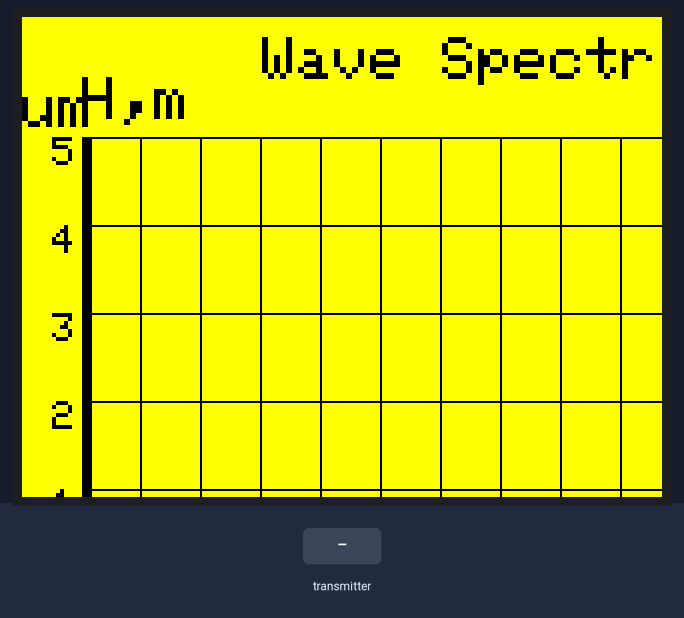
Simulated run of this sketch. Board: Arduino Uno, built with avr-gcc and run on an emulated ATmega328P. Shown: 320×240 colour display. The test bench sets the inputs (shaded band). No radio packets arrive unless stated; what the sketch prints to the serial monitor is not drawn.

Above: at 1.4 s.
1.5 s: the transmitter starts sending Hint.0 = 256
At 2.5 s:
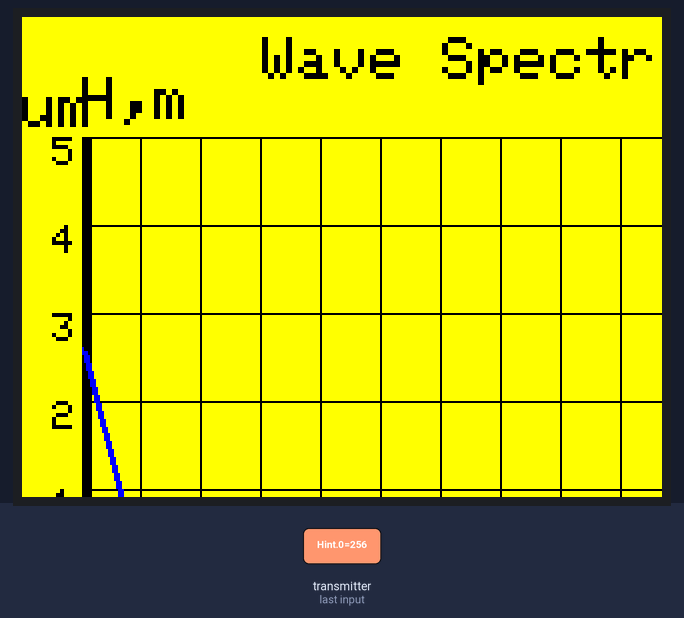
4.5 s: the transmitter starts sending Hint.1 = 1023
At 6.4 s:
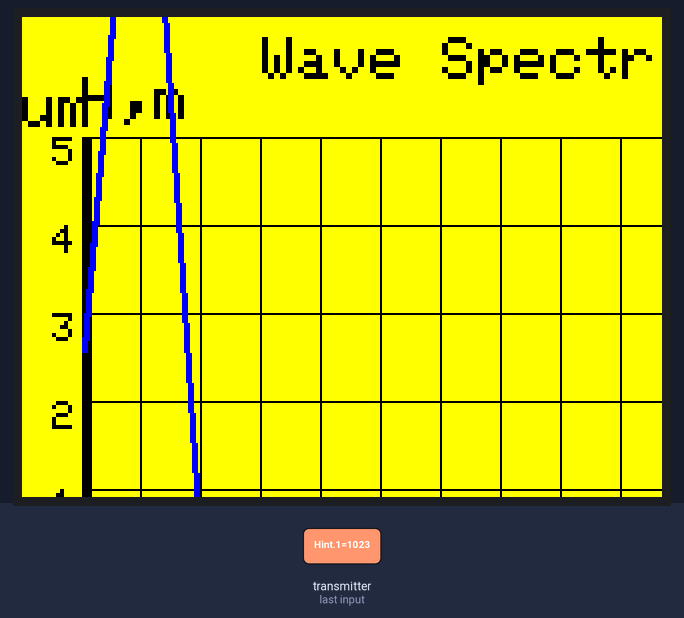
6.7 s: the transmitter starts sending Hint.3 = 1023
At 8.8 s:
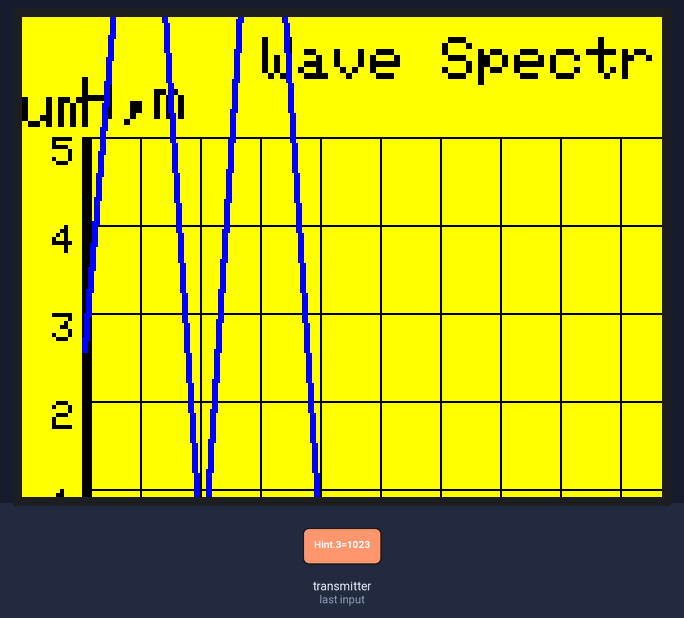
9.3 s: the transmitter starts sending Hint.2 = 512
At 11.4 s:
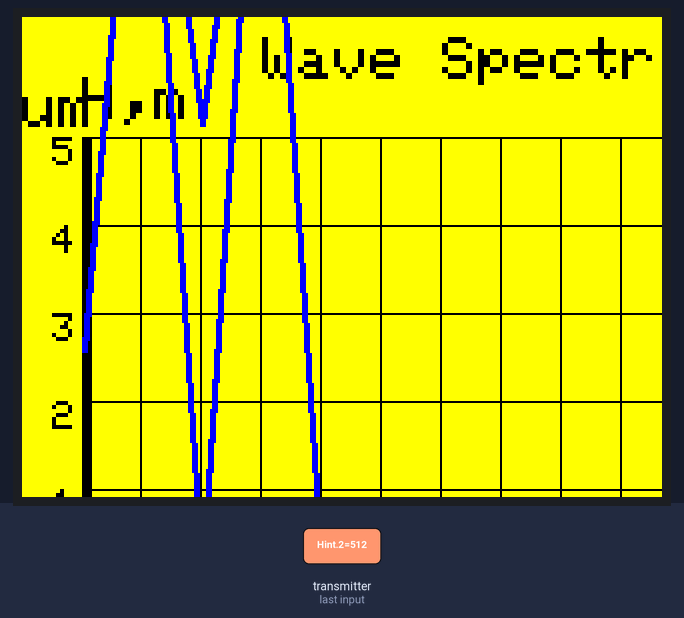
12.0 s: the transmitter starts sending Hint.4 = 256
At 14.1 s:
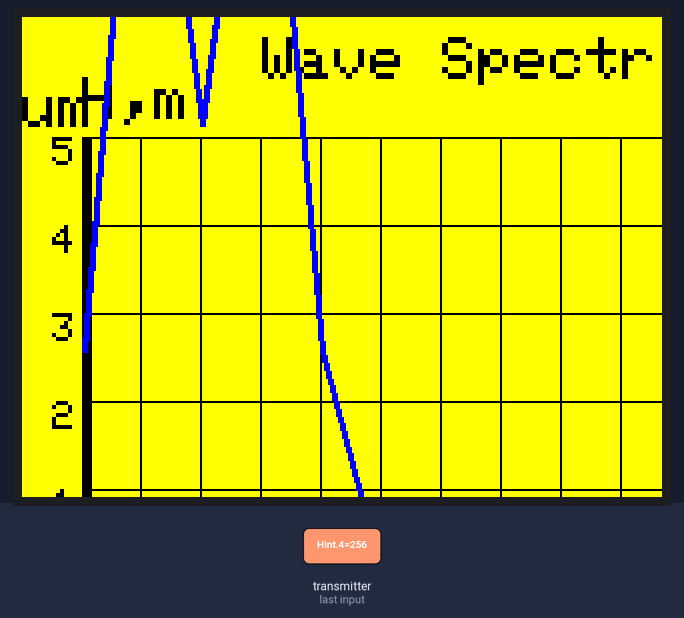
14.4 s: the transmitter starts sending Hint.5 = 256
At 17.6 s:
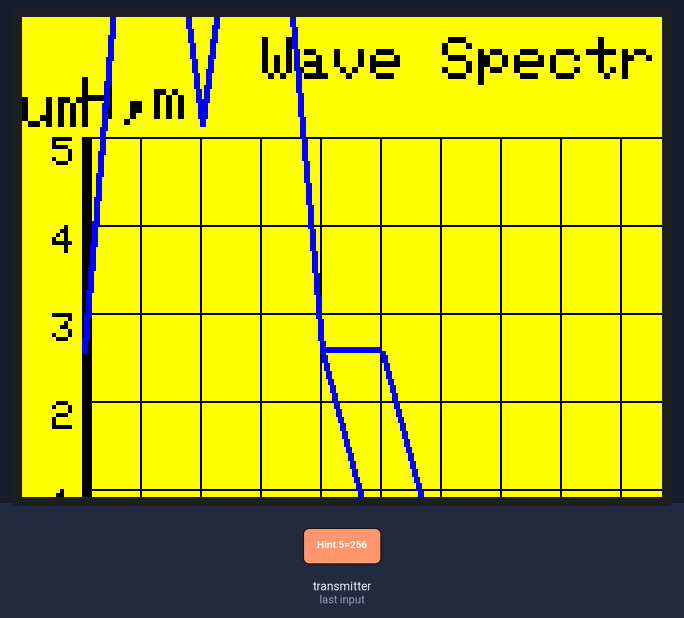
Timing chart, 0 to 18.4 s (numbered marks = the images above; inputs shaded):
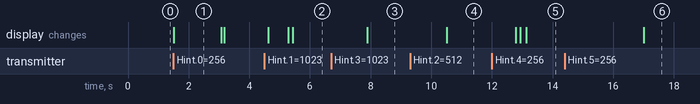

Measured:
- after the input at 1.5 s, the display: changes at once (image 1)
- after the input at 4.5 s, the display: first changes after 0.12 s (image 2 shows a later state)
- after the input at 6.7 s, the display: changes after 1.2 s (image 3)
- after the input at 9.3 s, the display: changes after 1.2 s (image 4)
- after the input at 14.4 s, the display: changes after 2.6 s (image 6)
- what the display in image 1 shows lasts 1.6 s, from 1.5 s to 3.1 s

The sketch:

MPU2SpectrAnalisR.ino
```cpp
#include <SPI.h>      // библиотека для работы с шиной SPI
#include "nRF24L01.h" // библиотека радиомодуля
#include "RF24.h"     // ещё библиотека радиомодуля

// библиотеки для работы с дисплеем TFT LCD 3.5"
#include <Adafruit_GFX.h>    // Core graphics library
#include <Adafruit_TFTLCD.h> // Hardware-specific library

// обозначение пинов дисплея
#define LCD_CS A3 // Chip Select goes to Analog 3
#define LCD_CD A2 // Command/Data goes to Analog 2
#define LCD_WR A1 // LCD Write goes to Analog 1
#define LCD_RD A0 // LCD Read goes to Analog 0
#define LCD_RESET A4 // Can alternately just connect to Arduino's reset pin

// обозначение цветов дисплея
#define	BLACK   0x0000
#define	BLUE    0x001F
#define	RED     0xF800
#define	GREEN   0x07E0
#define CYAN    0x07FF
#define MAGENTA 0xF81F
#define YELLOW  0xFFE0
#define WHITE   0xFFFF

// обозначение координат дисплея
#define HEIGHT_DISPLAY 320 // высота дисплея
#define WIDTH_DISPLAY 480 // ширина дисплея
#define START_X 30 // начало координат (30; 280)
#define START_Y 280 // начало координат (30; 280)
#define LENGTH_X 420 // длина Ox
#define LENGTH_Y 220 // длина Oy

#define T_OUT 200 // каждые 200 миллисекунд будем проводить вычисления

Adafruit_TFTLCD tft(LCD_CS, LCD_CD, LCD_WR, LCD_RD, LCD_RESET); // объект экрана

RF24 radio(9, 10);  // "создать" модуль на пинах 9 и 10 Для Уно
byte pipeNo;
byte address[][6] = {"1Node", "2Node", "3Node", "4Node", "5Node", "6Node"}; //возможные номера труб

// переменные, использующиеся в спектральном анализе
const int N = 32; // число измерений
const int Npos = 16; // число измерений в положительных частотах
float F[Npos], H[Npos];
int Hint[Npos];
float dt = T_OUT*0.001;
float fs = 1/dt;

// переменные, использующиеся при работе с дисплеем
float limitH = 5; // м
float limitF = 2.34; // Гц
float scaleFactorX = LENGTH_X/limitF;
float scaleFactorY = LENGTH_Y/limitH;
int countLCD = 0;

void setup() {
  // последовательный порт для связи с ПК
  Serial.begin(9600);

  // настройка радио
  radio.begin();              // активировать модуль
  radio.setAutoAck(1);        // режим подтверждения приёма, 1 вкл 0 выкл
  radio.setRetries(0, 15);    // (время между попыткой достучаться, число попыток)
  radio.enableAckPayload();   // разрешить отсылку данных в ответ на входящий сигнал
  radio.setPayloadSize(32);   // размер пакета, в байтах
  radio.openReadingPipe(1, address[0]);   // хотим слушать трубу 0
  radio.setChannel(0x60);     // выбираем канал (в котором нет шумов!)
  radio.setPALevel (RF24_PA_MAX);   // уровень мощности передатчика. На выбор RF24_PA_MIN, RF24_PA_LOW, RF24_PA_HIGH, RF24_PA_MAX
  radio.setDataRate (RF24_250KBPS); // скорость обмена. На выбор RF24_2MBPS, RF24_1MBPS, RF24_250KBPS
  //должна быть одинакова на приёмнике и передатчике!
  //при самой низкой скорости имеем самую высокую чувствительность и дальность!!
  radio.powerUp();        // начать работу
  radio.startListening(); // начинаем слушать эфир, мы приёмный модуль

  // настройка дисплея
  tft.reset();
  uint16_t identifier = tft.readID();
  tft.begin(0x9341);
  tft.setRotation(1); // 0(rotate 0 degrees), 1, 2, 3
  printDisplay();
}

void loop() {
  while (radio.available(&pipeNo)) {  // слушаем эфир со всех труб
    radio.read(&Hint, sizeof(Hint));  // чиатем входящий сигнал
    for(int k = 0; k < Npos; k++)
    {
      H[k] = 0.01*Hint[k]; // *0.01 для округления до сотых
      Serial.print(H[k]);
      Serial.print(" ");
      printChart();
    }
    Serial.println();
  }
}

// функция обновления дисплея
void printDisplay()
{
  // Color
  tft.fillScreen(YELLOW);
  tft.setTextColor(BLACK);

  // "Wave Spectrum"
  tft.setCursor(120, 10);
  tft.setTextSize(3); // 1, 2, 3
  tft.print("Wave Spectrum");

  // "H,m"
  tft.setCursor(30, 30);
  tft.setTextSize(3); // 1, 2, 3
  tft.print("H,m");

  // "F,hz"
  tft.setCursor(380, 250);
  tft.setTextSize(3); // 1, 2, 3
  tft.print("F,hz");

  // Coordinate System
  for (int a=0; a<5; a++) tft.drawFastVLine(START_X+a, START_Y-LENGTH_Y, LENGTH_Y, BLACK);
  for (int a=0; a<5; a++) tft.drawFastHLine(START_X, START_Y+a, LENGTH_X, BLACK);

  // Coordinate System Values
  for(int n = 1; n <= limitH; n++)
  {
    tft.setCursor(START_X/2, START_Y-n*scaleFactorY);
    tft.setTextSize(2); // 1, 2, 3
    tft.print(n);
    tft.drawFastHLine(START_X, START_Y-n*scaleFactorY, LENGTH_X, BLACK);
  }

  // float stepF = limitF/(Npos-1);
  float stepF = fs/2/(Npos-1);
  for(int k = 0; k<Npos-1; k++)
  {
    F[k] = stepF*k;
  }

  for(int n = 1; n<Npos-1; n++)
  {
    tft.setCursor(START_X+n*stepF*scaleFactorX-10, START_Y+(HEIGHT_DISPLAY-START_Y)/3); // 10 - поправка
    tft.setTextSize(1); // 1, 2, 3
    if((n+1)%2==0) tft.print(F[n]);
    tft.drawFastVLine(START_X+n*stepF*scaleFactorX, START_Y-LENGTH_Y, LENGTH_Y, BLACK);
  }
}

// функция отрисовки графика
void printChart()
{
  countLCD++;
  if(countLCD>60)
  {
    printDisplay();
    countLCD = 0;
  }
  for(int k = 0; k < Npos-1; k++)
  {
    for (int a=0; a<3; a++) tft.drawLine(START_X+F[k]*scaleFactorX+a, START_Y-H[k]*scaleFactorY, START_X+F[k+1]*scaleFactorX+a, START_Y-H[k+1]*scaleFactorY, BLUE);
    for (int a=0; a<3; a++) tft.drawLine(START_X+F[k]*scaleFactorX, START_Y-(H[k]*scaleFactorY+a), START_X+F[k+1]*scaleFactorX, START_Y-(H[k+1]*scaleFactorY+a), BLUE);
  }
}
```
